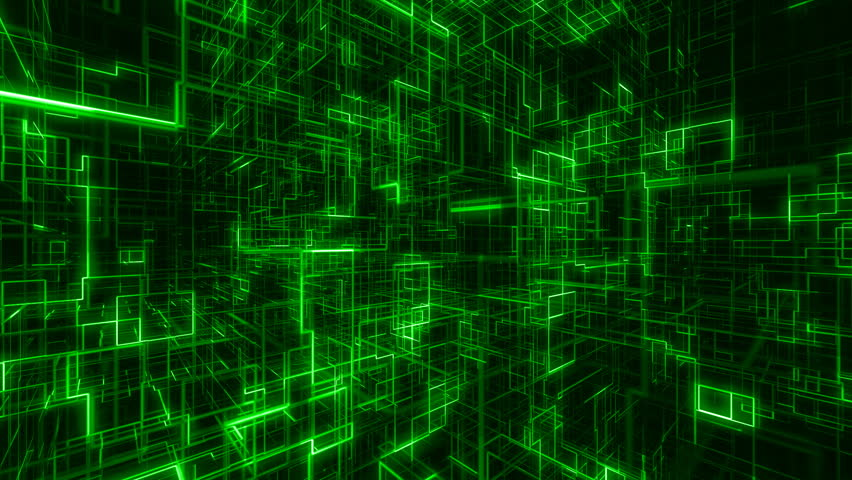
#> input picture Day 16 - Mneomnics 2/Images/01.jpg, 852 x 480 px
$ python ImageGenerator.py
#> lines starting #> are read from the running program, lines starting #| are printed output that depends on the picture
#> in GenerateBaseImage, `blank_image = PIL.Image.new(mode = 'RGB', size = size, color=color)`: blank_image: PIL image 1000x1000 RGB; every value is 255
import PIL
from PIL import Image
import os

def converttothunbnail(img , thumbnailDim):
#> called with img = 'Images/01.jpg', thumbnailDim = (224, 224)
    size = thumbnailDim
    Myimg = Image.open(img)
#> Myimg is the input picture: PIL image 852x480 RGB; mean R, G, B 4, 59.9, 4.3
    Myimg.thumbnail(size)
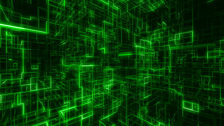
#> Myimg: PIL image 224x126 RGB; mean R, G, B 4, 59.9, 4.3
    Myimg.save(img + "thumbnail.", "JPEG")
    return(Myimg)

def GenerateBaseImage(size, color=(255,255,255)):
    blank_image = PIL.Image.new(mode = 'RGB', size = size, color=color)
    out = "BaseImage.jpg"
    blank_image.save(out)
    return(out)

def AddImageTogether(img1path, Baseimage ,  StartPointX , StartPointY , thumbnailDim):
    img= converttothunbnail(img1path , thumbnailDim)
    blank_image = Image.open(Baseimage)
    out = "./output/" + os.path.basename(img1path)
    headbox = (0, 0, 3000, 3000)
    blank_image.crop(box=headbox)
    blank_image.paste(img, ( StartPointX , StartPointY , StartPointX+ img.size[0], StartPointY+img.size[1]) )
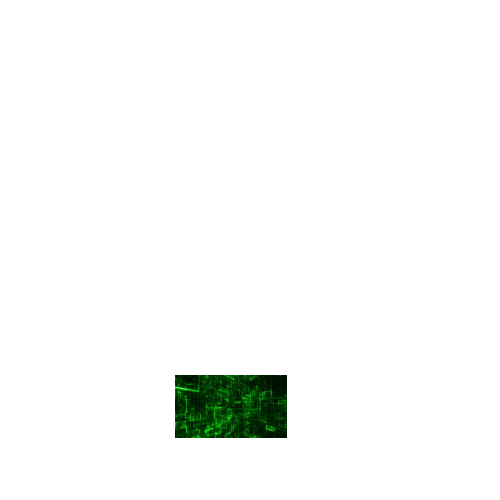
#> blank_image: PIL image 1000x1000 RGB (shown at 1/2 size); mean R, G, B 247.9, 249.5, 247.9
    blank_image.save(out)
    blank_image.show()

thumbnailDim = (224,224)
BaseImageSize = (1000 , 1000)

img1path = 'Images/01.jpg'
StartPointX = 350
StartPointY = 750

Baseimage = GenerateBaseImage(BaseImageSize)
AddImageTogether(img1path, Baseimage , StartPointX , StartPointY , thumbnailDim = thumbnailDim)
